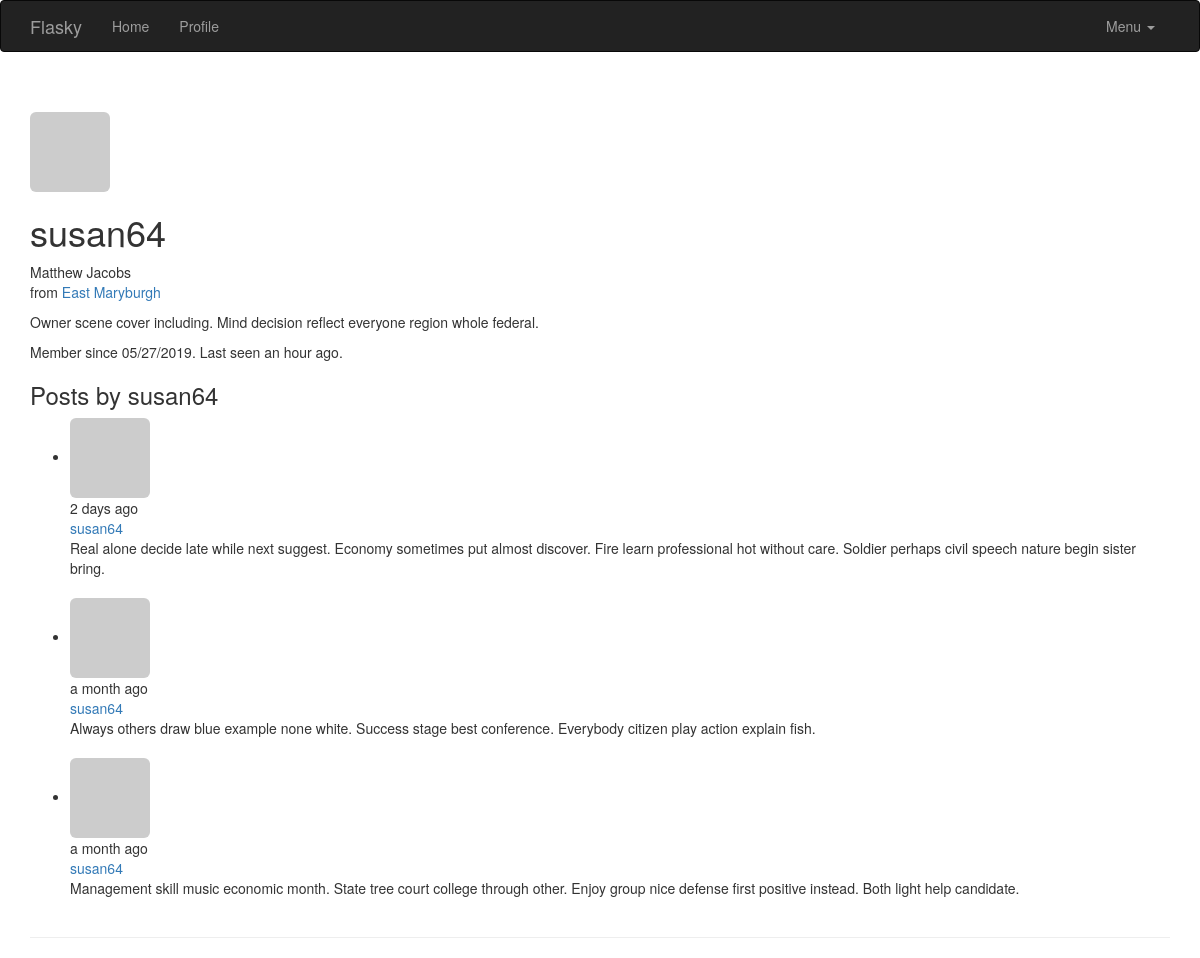
The app's page /user/susan64 (signed in) with its own data.
### app/models.py (models this page shows, shortened)
class User(UserMixin,db.Model):
    __tablename__ = 'users'
    id = db.Column(db.Integer, primary_key=True)
    email = db.Column(db.String(64),unique=True,index=True)
    username = db.Column(db.String(64), unique=True, index=True)
    password_hash = db.Column(db.String(128))
    role_id = db.Column(db.Integer, db.ForeignKey('roles.id'))
    confirmed = db.Column(db.Boolean,default=False)
    posts = db.relationship('Post',backref='author',lazy='dynamic')
    name = db.Column(db.String(64))
    location = db.Column(db.String(64))
    about_me = db.Column(db.Text())
    member_since = db.Column(db.DateTime(),default=datetime.utcnow)
    last_seen = db.Column(db.DateTime(),default=datetime.utcnow)
    avatar_hash = db.Column(db.String(32))
    @property
    def password(self):
        raise AttributeError('password is not a readable attribute')
    @login_manager.user_loader
    def load_user(user_id):
        return User.query.get(int(user_id))
    def can(self,perm):
        return self.role is not None and self.role.has_permisson(perm)
    def is_administrator(self):
        return self.can(Permission.ADMIN)
    def ping(self):
        self.last_seen = datetime.utcnow()
        db.session.add(self)
        db.session.commit()
    def gravatar(self,size=100,default='identicon',rating='g'):
        if request.is_secure:
            url = 'http://secure.gravatar.com/avatar'
        else:
            url = 'http://www.gravatar.com/avatar'
        hash = self.avatar_hash or self.gravatar_hash()
        return '{url}/{hash}?s={size}&d={default}&r={rating}'.format(url=url,hash=hash,size=size,default=default,rating=rating)

class Post(db.Model):
    __tablename__ = 'posts'
    id = db.Column(db.Integer,primary_key=True)
    body = db.Column(db.Text)
    timestamp = db.Column(db.DateTime,index=True,default=datetime.utcnow)
    author_id = db.Column(db.Integer,db.ForeignKey('users.id'))

### app/main/views.py (the view)
@main.route('/user/<username>')
def user(username):
    user = User.query.filter_by(username=username).first_or_404()
    if user is None:
        abort(404)
    posts = user.posts.order_by(Post.timestamp.desc()).all()
    return render_template('user.html', user = user,posts=posts)

### app/auth/views.py (called while the page is built)
@auth.before_app_request
def before_request():
    if current_user.is_authenticated:
        current_user.ping()
        if  not current_user.confirmed \
            and request.endpoint\
            and request.blueprint != "auth" \
            and request.endpoint != 'static':
                return redirect(url_for('auth.unconfirmed'))

### app/main/__init__.py (called while the page is built)
@main.app_context_processor
def inject_permissions():
    return dict(Permission=Permission)

### app/models.py (called while the page is built)
    def has_permisson(self,perm):
        return (self.permissions & perm) == perm

### app/templates/user.html (shortened to what this page needs)
{% extends "base.html" %}
{% block page_content %}
<div class="page-header">
    <img class="img-rounded profile-thumbnail" src="{{ user.gravatar(size=256) }}">
    <div class="profile-header">
        <h1>{{ user.username }}</h1>
        {% if user.name or user.location %}
        <p>
            {% if user.name %}{{ user.name }}<br>{% endif %}
            {% if user.location %}
                from <a href="http://maps.google.com/?q={{ user.location }}">{{ user.location }}</a><br>
            {% endif %}
        </p>
        {% endif %}
        {% if user.about_me %}<p>{{ user.about_me }}</p>{% endif %}
        <p>Member since {{ moment(user.member_since).format('L') }}. Last seen {{ moment(user.last_seen).fromNow() }}.</p>
        <h3>Posts by {{ user.username }}</h3>
        {% include '_posts.html' %}
    </div>
</div>
{% endblock %}

### app/templates/_posts.html
<ul class="posts">
        {% for post in posts %}
        <li class="post">
            <div class = "profile-thumbnail">
                 <a href="{{url_for('.user',username=post.author.username)}}">
                     <img class="img-rounded profile-thumbnail" src="{{post.author.gravatar(size=40)}}">
                 </a>
            </div>
            <div class="post-date">{{moment(post.timestamp).fromNow()}}</div>
            <div class="post-author">
                <a href="{{url_for('.user',username=post.author.username)}}">
                    {{post.author.username}}
                </a>
            </div>
            <div class="post-body">{{post.body}}</div>
            <br>
        </li>
        {% endfor %}
</ul>

### records on screen
User: username "susan64", name "Matthew Jacobs", location "East Maryburgh", about_me "Owner scene cover including. Mind decision reflect everyone region whole federal.", member_since "05/27/2019", last_seen "an hour ago"
Post: timestamp "2 days ago", author.username "susan64", body "Real alone decide late while next suggest. Economy sometimes put almost discover. Fire learn professional hot without care. Soldier perhaps civil speech nature begin sister bring."
Post: timestamp "a month ago", author.username "susan64", body "Always others draw blue example none white. Success stage best conference. Everybody citizen play action explain fish."
Post: timestamp "a month ago", author.username "susan64", body "Management skill music economic month. State tree court college through other. Enjoy group nice defense first positive instead. Both light help candidate."
